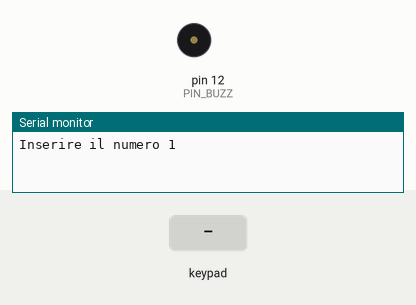
Bench run of a sketch on a simulated Arduino Uno, built with avr-gcc and run on an emulated ATmega328P. Shown: buzzer (waves = sounding), the last lines printed to the serial monitor. Inputs (shaded band) come from the test bench.

Above: at 1.2 s.
1.3 s: keypad keys 4 9 5 0 5 1 5 2 pressed 0.4 s apart
At 3.5 s:
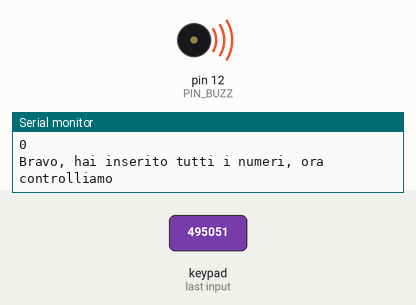
7.5 s: key 'A' pressed
9.0 s: key 'B' pressed
10.5 s: keypad keys 4 9 5 0 5 1 5 2 # pressed 0.4 s apart
At 11.4 s:
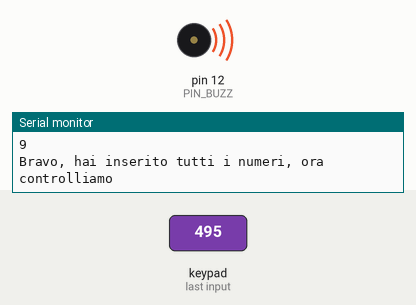
16.5 s: key '1' pressed
At 16.8 s:
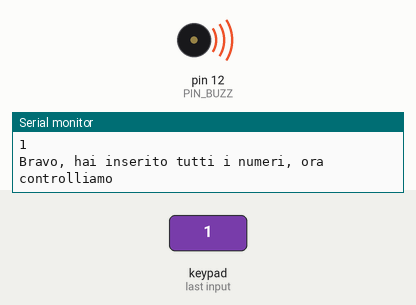
19.5 s: keypad keys 4 9 5 0 5 1 5 2 * pressed 0.4 s apart
At 22.0 s:
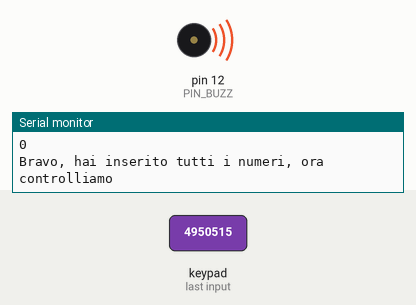
Timing chart, 0 to 26.0 s (numbered marks = the images above; inputs shaded):
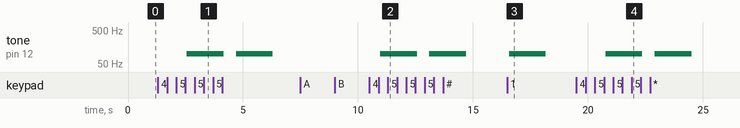

The sketch:

Cassaforte.ino
```cpp
/**
 * Cassaforte.ino
 */

#include <Keypad.h>

const byte ROWS = 4; //four rows
const byte COLS = 4; //four columns

#define NUM_PASSWORD 4
char user_password[NUM_PASSWORD] = {49, 50, 51, 52};
char input_password[NUM_PASSWORD];

uint8_t flg = 0;

//define the cymbols on the buttons of the keypads
char hexaKeys[ROWS][COLS] = {
 {'1','2','3','A'},
 {'4','5','6','B'},
 {'7','8','9','C'},
 {'*','0','#','D'}
};

byte rowPins[ROWS] = {9, 8, 7, 6}; //connect to the row pinouts of the keypad
byte colPins[COLS] = {5, 4, 3, 2}; //connect to the column pinouts of the keypad
#define PIN_BUZZ 12

//initialize an instance of class NewKeypad
Keypad customKeypad = Keypad(makeKeymap(hexaKeys), rowPins, colPins, ROWS, COLS);

void setup() {

  Serial.begin(9600);
  pinMode(PIN_BUZZ, OUTPUT);

  // for(int i = 0; i < NUM_PASSWORD; i++) {
  //
  //   while(user_password[i] == 0) {
  //
  //     user_password[i] = customKeypad.getKey();
  //   }
  // }
}

void loop() {

  inputData();

  Serial.println("Bravo, hai inserito tutti i numeri, ora controlliamo");

  if(testData()) {
    /**
     * Attivare l'attuatore per sbloccare la porta
     */
    buzzTrue();
  } else {
    buzzFalse();
  }

  resetData();

}
```

Buzzer.ino
```cpp
#define FALSE_TRESHOLD 160
#define TRUE_TRESHOLD 800
#define FALSE_DELAY 5
#define TRUE_DELAY 1

void buzzTrue(void) {
  for(int i = 0; i < TRUE_TRESHOLD; i++) {

    digitalWrite(PIN_BUZZ, HIGH);
    delay(TRUE_DELAY);
    digitalWrite(PIN_BUZZ, LOW);
    delay(TRUE_DELAY);

  }
}

void buzzFalse(void) {
  for(int i = 0; i < FALSE_TRESHOLD; i++) {

    digitalWrite(PIN_BUZZ, HIGH);
    delay(FALSE_DELAY);
    digitalWrite(PIN_BUZZ, LOW);
    delay(FALSE_DELAY);

  }
}
```

Keypad.ino
```cpp
/**
 * Keypad.ino
 */

void inputData() {

  for(int i = 0; i < NUM_PASSWORD; i++) {

    int n = i + 1;

    Serial.print("Inserire il numero "); Serial.println(n);

    while(input_password[i] == 0) {

      input_password[i] = customKeypad.getKey();
    }
    Serial.println(input_password[i]);
  }
}

uint8_t testData(void) { //l'input che gli do è in esadecimale

  if(input_password[0] == user_password[0]) {

    if(input_password[1] == user_password[1]) {

      if(input_password[2] == user_password[2]) {

        if(input_password[3] == user_password[3]) {

          return 1;

        }
        else {
          return 0;
        }
      }
      else {
        return 0;
      }
    }
    else {
      return 0;
    }
  }
  else {
    return 0;
  }
}

void resetData() {

  for(int i = 0; i < NUM_PASSWORD; i++) {

    input_password[i] = 0;
    flg = 0;

  }
}
```

Measured:
- after the input at 1.3 s, tone on pin 12 (PIN_BUZZ): alternates 100 Hz for 1.6 s and silent for 0.54 s, starting after 1.3 s
- after the input at 10.5 s, tone on pin 12 (PIN_BUZZ): alternates 100 Hz for 1.6 s and silent for 0.54 s, starting after 0.47 s
- after the input at 16.5 s, tone on pin 12 (PIN_BUZZ): silent → 100 Hz after 0.07 s, → silent 1.6 s later
- after the input at 19.5 s, tone on pin 12 (PIN_BUZZ): alternates 100 Hz for 1.6 s and silent for 0.54 s, starting after 1.3 s
